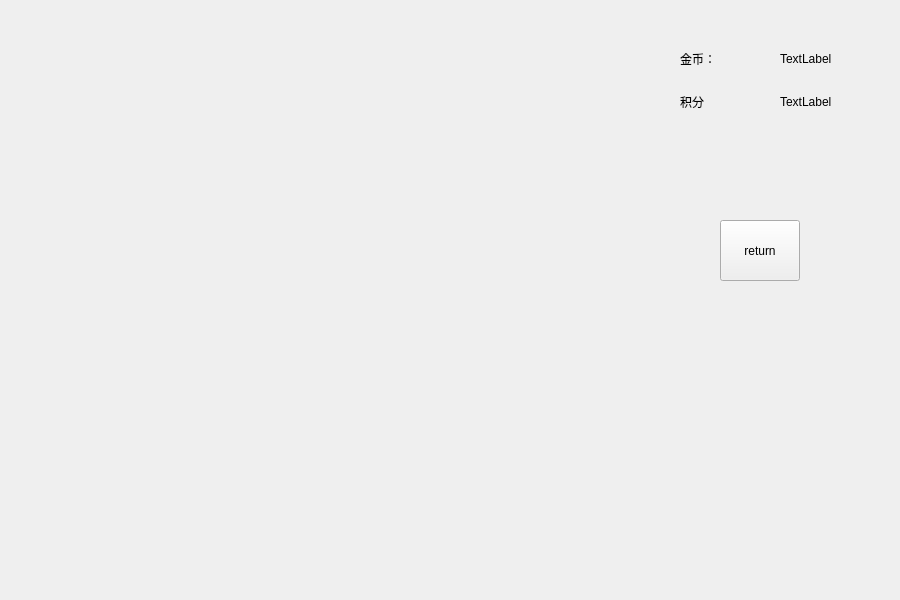
<?xml version="1.0" encoding="UTF-8"?>
<ui version="4.0">
 <class>Game_ui</class>
 <widget class="QWidget" name="Game_ui">
  <property name="geometry">
   <rect>
    <x>0</x>
    <y>0</y>
    <width>900</width>
    <height>600</height>
   </rect>
  </property>
  <property name="windowTitle">
   <string>Form</string>
  </property>
  <widget class="QWidget" name="verticalLayoutWidget">
   <property name="geometry">
    <rect>
     <x>680</x>
     <y>40</y>
     <width>81</width>
     <height>80</height>
    </rect>
   </property>
   <layout class="QVBoxLayout" name="verticalLayout">
    <item>
     <widget class="QLabel" name="label">
      <property name="text">
       <string>金币：</string>
      </property>
     </widget>
    </item>
    <item>
     <widget class="QLabel" name="label_2">
      <property name="text">
       <string>积分</string>
      </property>
     </widget>
    </item>
   </layout>
  </widget>
  <widget class="QWidget" name="verticalLayoutWidget_2">
   <property name="geometry">
    <rect>
     <x>780</x>
     <y>40</y>
     <width>91</width>
     <height>80</height>
    </rect>
   </property>
   <layout class="QVBoxLayout" name="verticalLayout_2">
    <item>
     <widget class="QLabel" name="coins">
      <property name="text">
       <string>TextLabel</string>
      </property>
     </widget>
    </item>
    <item>
     <widget class="QLabel" name="scores">
      <property name="text">
       <string>TextLabel</string>
      </property>
     </widget>
    </item>
   </layout>
  </widget>
  <widget class="QPushButton" name="return_main">
   <property name="geometry">
    <rect>
     <x>720</x>
     <y>220</y>
     <width>80</width>
     <height>61</height>
    </rect>
   </property>
   <property name="text">
    <string>return</string>
   </property>
  </widget>
 </widget>
 <resources/>
 <connections/>
</ui>
